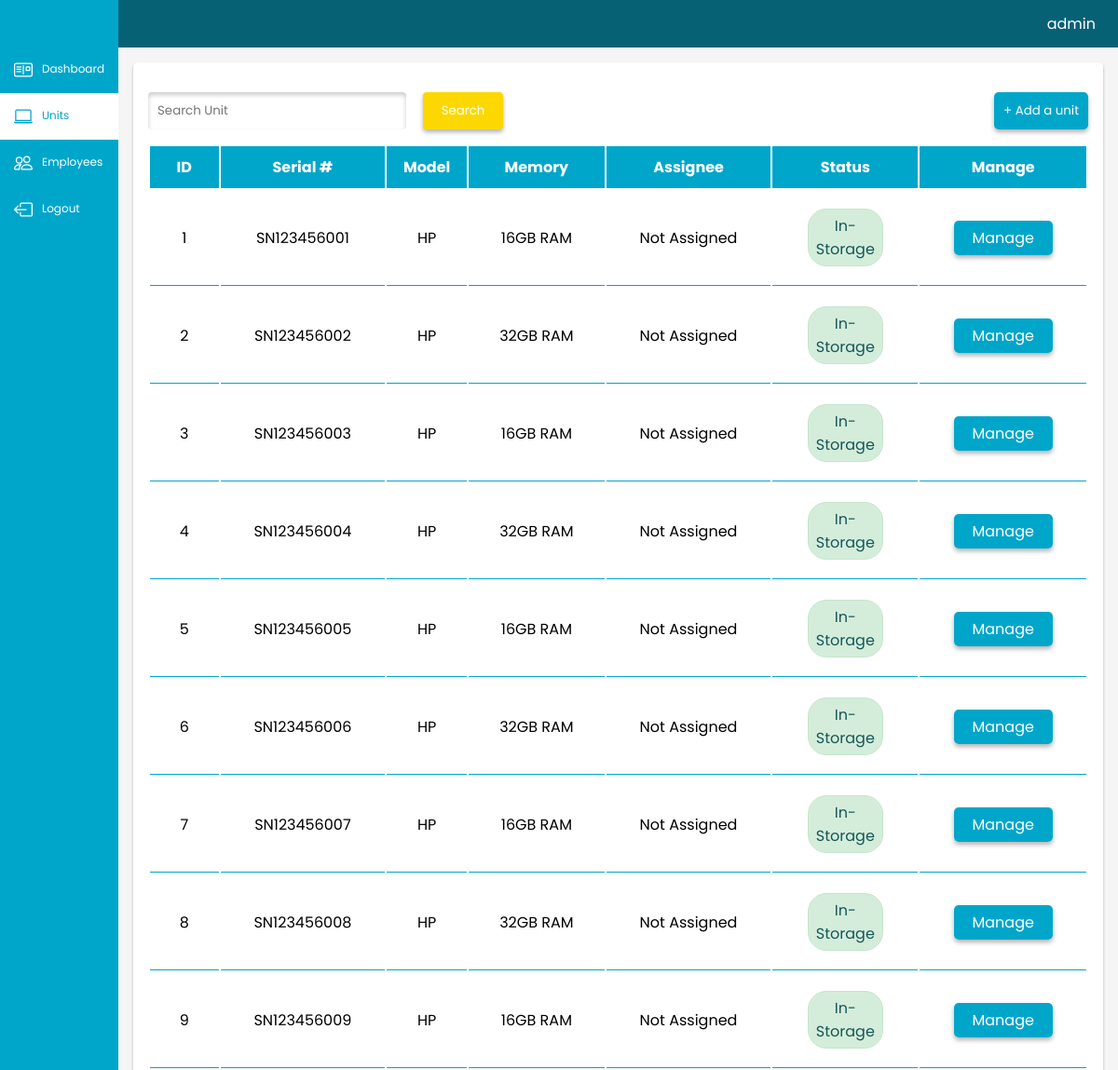
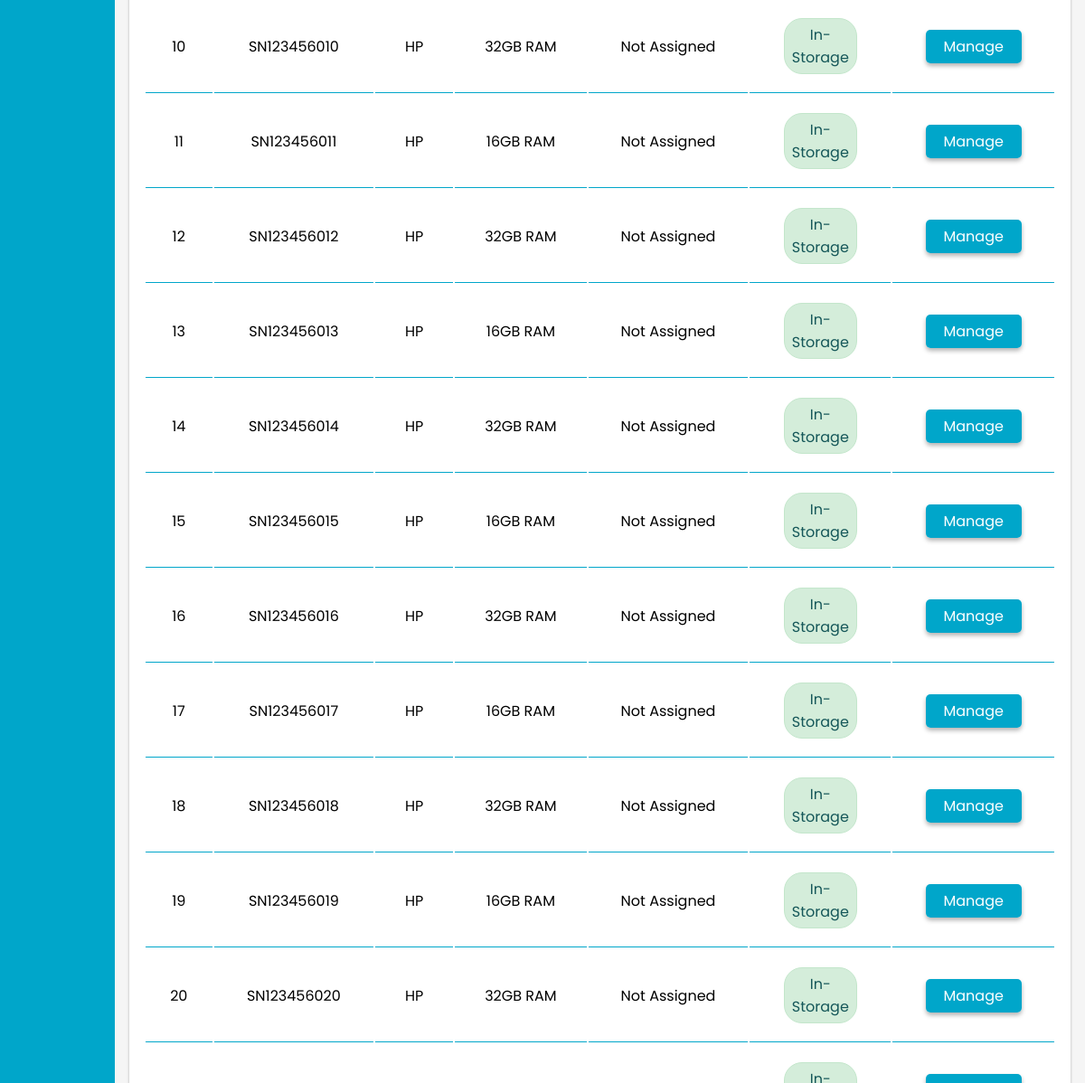
The app's page /view/units.php (signed in, upper part), older data (2 pictures, top to bottom).
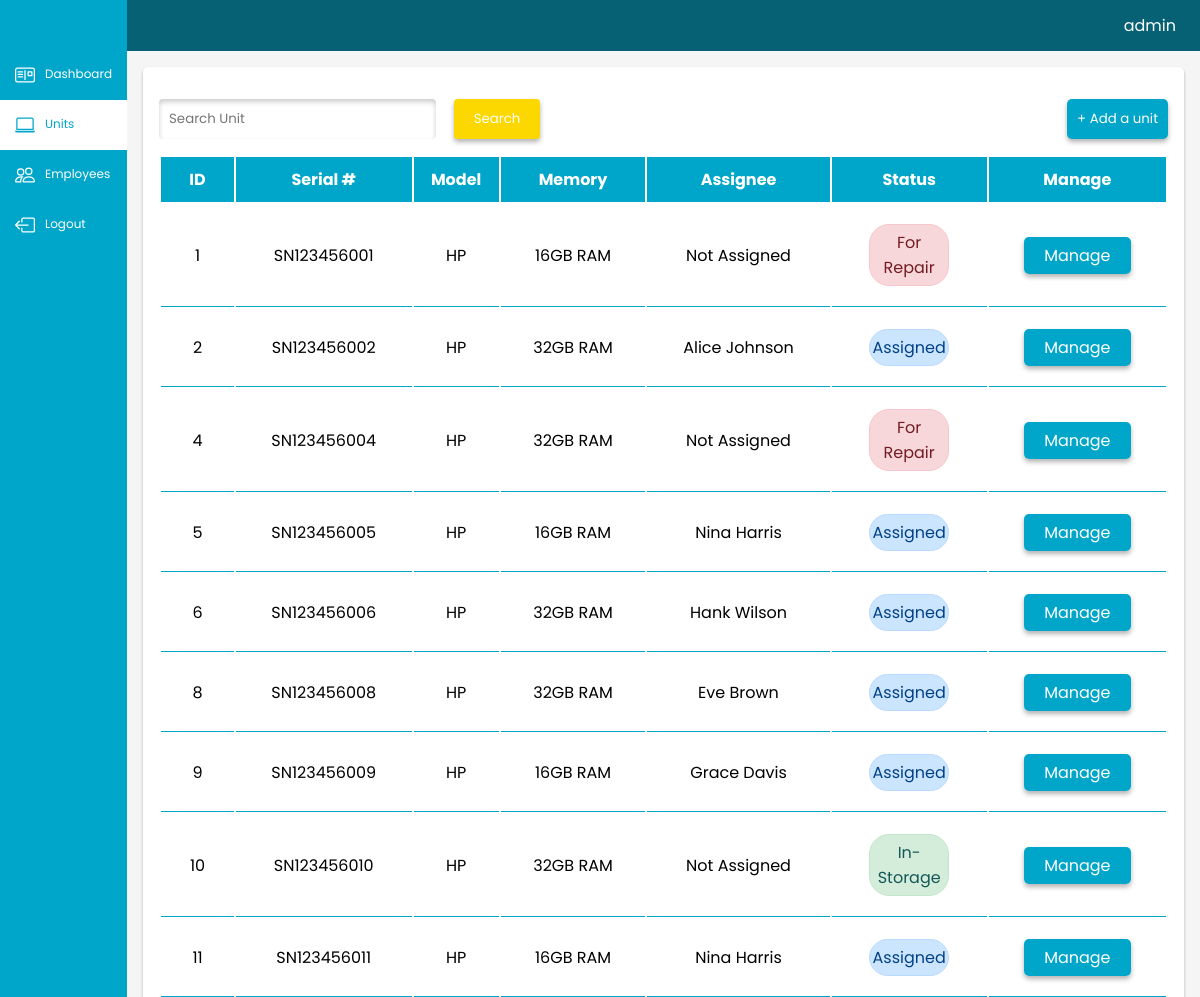
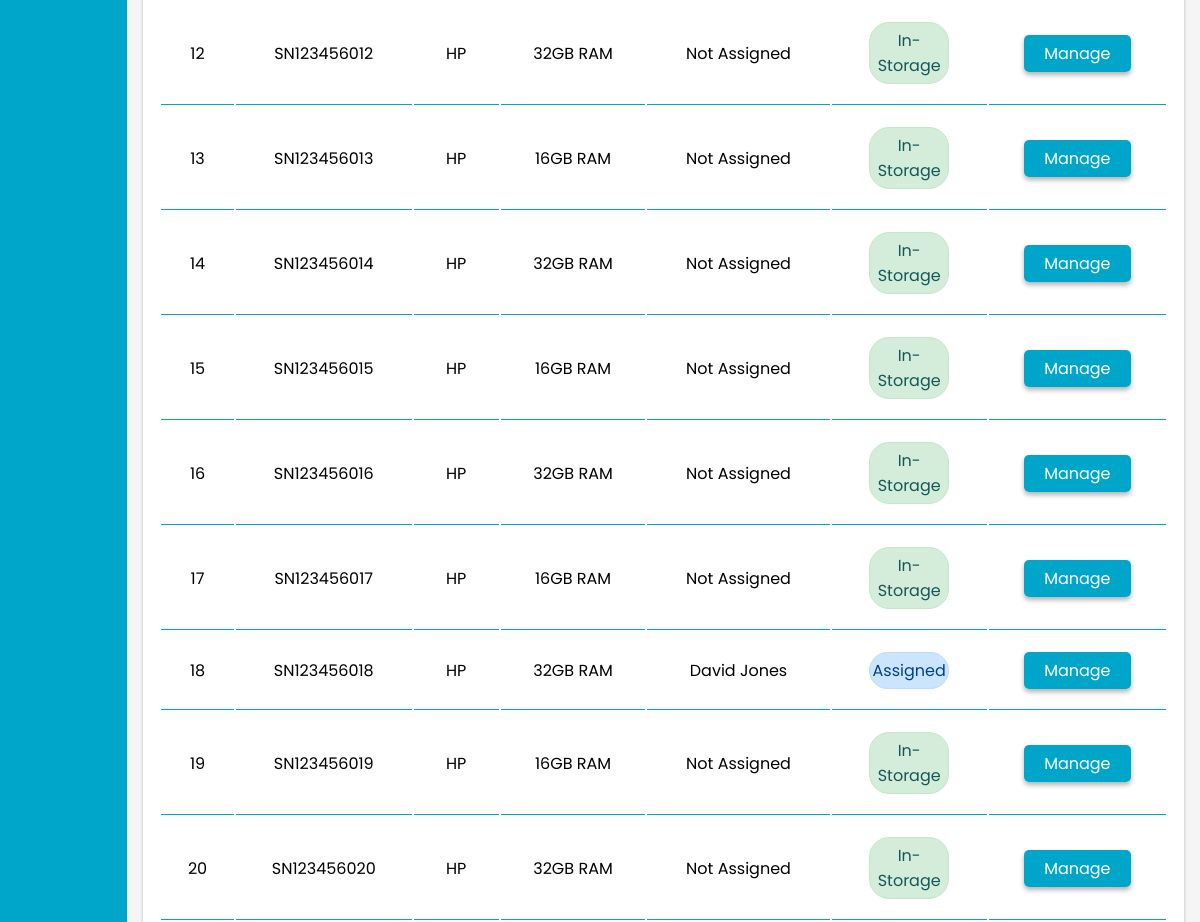
The same page, newer data (2 pictures, top to bottom).
### tables this page shows
CREATE TABLE `units` (
  `id` int(11) NOT NULL,
  `serial` text NOT NULL,
  `model` text NOT NULL,
  `memory` text NOT NULL,
  `status` text NOT NULL,
  `assignee` int(11) NOT NULL
);

CREATE TABLE `employees` (
  `id` int(11) NOT NULL,
  `name` varchar(32) NOT NULL,
  `department` varchar(32) NOT NULL
);

### controller/get_units.php (the view, shortened to what this page needs)
<?php
include 'connection.php';
$search = '';
if (isset($_GET['search'])) {
    $search = $mysqli->real_escape_string($_GET['search']);
    $sql = "
        SELECT u.id, u.serial, u.model, u.memory, u.assignee, u.status, e.name AS assignee_name
        FROM units u
        LEFT JOIN employees e ON u.assignee = e.id
        WHERE
        e.name LIKE '%$search%' OR
        u.id LIKE '%$search%' OR
        u.serial LIKE '%$search%' OR
        u.model LIKE '%$search%' OR
        u.memory LIKE '%$search%' OR
        u.assignee LIKE '%$search%' OR
        u.status LIKE '%$search%'
    ";
} else {
    $sql = "
        SELECT u.id, u.serial, u.model, u.memory, u.assignee, u.status, e.name AS assignee_name
        FROM units u
        LEFT JOIN employees e ON u.assignee = e.id
    ";
}
$result = $mysqli->query($sql);
?>
<!DOCTYPE html>
<html lang="en">
<head>
</head>
<body>
<div class="search-add">
    <div class="search">
        <form method="GET" action="">
            <input class="search-input" type="text" name="search" value="<?php echo htmlspecialchars($search); ?>" placeholder="Search Unit">
            <input class='search-btn' type="submit" value="Search">
        </form>
    </div>
    <div class="add">
        <button class="add-emp" id="emp_modal_btn">+ Add a unit</button>
    </div>
</div>
<div class="emp-table-container">
    <table class="emp-table">
        <tr class="header-background">
            <th>ID</th>
            <th>Serial #</th>
            <th>Model</th>
            <th>Memory</th>
            <th>Assignee</th>
            <th>Status</th>
            <th>Manage</th>
        </tr>
        <?php
        if ($result->num_rows > 0) {
            while($row = $result->fetch_assoc()) {
                echo "<tr class='emp-data'>";
                echo "<td>" . htmlspecialchars($row["id"]) . "</td>";
                echo "<td>" . htmlspecialchars($row["serial"]) . "</td>";
                echo "<td>" . htmlspecialchars($row["model"]) . "</td>";
                echo "<td>" . htmlspecialchars($row["memory"]) . "</td>";
                if($row["assignee"] == 0){
                    echo "<td> Not Assigned</td>";
                } else {
                    echo "<td>" . htmlspecialchars($row["assignee_name"]) . "</td>";
                }
                if($row["status"] === "for repair"){
                    echo "<td class='unit-status'><p class='for-repair'> For Repair </p></td>";
                } else if($row["status"] === "Assigned"){
                    echo "<td class='unit-status'><p class='assigned'> Assigned </p></td>";
                } else if($row["status"] === "in-storage"){
                    echo "<td class='unit-status'><p class='in-storage'> In-Storage </p></td>";
                }
                echo "<td> <a class='manage-btn' href='../view/unit.php?id=".$row['id']."'>Manage </a> </td>";
                echo "</tr>";
            }
        } else {
            echo "<tr><td colspan='7'>No results found</td></tr>";
        }
        ?>
    </table>
</div>
</body>
</html>

### view/units.php (shortened to what this page needs)
<?php
    $user = $_SESSION["user"];
?>
<!DOCTYPE html>
<html lang="en">
<head>
    <link rel="stylesheet" href="../styles/font.css">
    <link rel="stylesheet" href="../styles/index.css">
</head>
<body>
<div class="main">
    <div class="navigation">
        <div class="ul">
        <div class="li"> </div>
            <div class="li"><a  href="../index.php">
            Dashboard
</a> </div>
            <div class="li"><a  class="nav-active" href="units.php">
            <svg xmlns="http://www.w3.org/2000/svg" width="20" height="20"  fill="currentColor" class="bi bi-laptop" viewBox="0 0 16 16">
               <path d="M13.5 3a.5.5 0 0 1 .5.5V11H2V3.5a.5.5 0 0 1 .5-.5zm-11-1A1.5 1.5 0 0 0 1 3.5V12h14V3.5A1.5 1.5 0 0 0 13.5 2zM0 12.5h16a1.5 1.5 0 0 1-1.5 1.5h-13A1.5 1.5 0 0 1 0 12.5"/>
            </svg>
            Units
        </a></div>
            <div class="li"><a  href="employees.php">
            Employees</a></div>
            <div class="li"><a class="" href="../controller/logout_process.php">
                Logout
    </a> </div>
        </div>
    </div>
    <div class="content">
        <div class="container">
            <header>
                <p>  <?php echo $user->username; ?> </p>
            </header>
            <main class="employee-container">
            <?php include '../controller/get_units.php'; ?>
            </main>
        </div>
    </div>
</div>
</body>
</html>

### styles/index.css (style rules this page uses)
* { padding:0; margin:0; box-sizing: border-box; }
.main { display: flex; width: 100%; }
header { width: 100%; }

### view/units.php (style rules this page uses)
* { padding:0; margin:0; box-sizing: border-box; }
.main { display: flex; width: 100%; }
.navigation { height:100%; }
.navigation .ul { display: flex; flex-direction:column; min-height:100vh; height: 100%; background:#00A6CA; }
.navigation .ul .li a { padding:15px; display:flex; color:white; text-decoration:none; font-size:12px; }
.navigation .ul .li .nav-active { background:white; color:#00A6CA; }
.navigation .ul .li a svg { margin-right:10px; }
.content { width: 100%; background:#F5F5F5; }
header { background:#066175; text-align:right; padding:13px; padding-right:1.5em; }
header p { color:white; }
main { background:none; }
.employee-container { margin:1em; height: 88vh; background:white; padding:1em; box-shadow: 0 2px 3px rgb(0,0,0,0.3); border-radius: 5px; }
.emp-table-container { height: 90%; overflow: auto; }
.emp-table { width:100%; text-align:center; }
.emp-data td { border-bottom:1px solid #00A6CA; padding:20px; }
tr th { background:#00A6CA; color:white; padding:10px; }
.search-add { display:flex; width:100%; justify-content: space-between; margin:1em 0; }
.add .add-emp { padding:10px; border:none; background:none; background:#00A6CA; color:white; border-radius: 5px; box-shadow: 0 3px 5px rgb(0,0,0,0.3); }
.search-input { padding:10px; border:none; background:none; border-radius: 4px; box-shadow:inset 0 3px 5px rgb(0,0,0,0.2); margin-right:1em ; }
.search-btn { padding:10px 20px; border:none; background:#FCD800; border-radius: 4px; box-shadow: 0 3px 5px rgb(0,0,0,0.3); color:white; }
#emp_modal_btn, #overlay { cursor: pointer; }
.manage-btn { color:white; background:#00A6CA; padding:7px 20px; text-decoration: none; box-shadow: 0 3px 5px rgb(0,0,0,0.3); margin:2em 0; border-radius: 5px; }
.for-repair { background:#f8d7da; color:#721c24; width: 70%; text-align: center; margin: 0 auto; padding:5px 0; border-radius: 20px; border:1px solid #f5c6cb; }
.assigned { background:#cce5ff; color:#004085; width: 70%; text-align: center; margin: 0 auto; padding:5px 0; border-radius: 20px; border:1px solid #b8daff; }
.in-storage { background:#d4edda; color:#155759; width: 70%; text-align: center; margin: 0 auto; padding:5px 0; border-radius: 20px; border:1px solid #c3e6cb; }
.unit-status { text-align: center; }

Row changes from the older to the newer data that the page shows:
removed units: id "3", serial "SN123456003", model "HP", memory "16GB RAM", assignee "Not Assigned", status "In-Storage"
removed units: id "7", serial "SN123456007", model "HP", memory "16GB RAM", assignee "Not Assigned", status "In-Storage"
changed units "SN123456001": status "In-Storage" → "For Repair"
changed units "SN123456002": employees.name (not shown) → "Alice Johnson"; status "In-Storage" → "Assigned"; no longer shows "Not Assigned"
changed units "SN123456004": status "In-Storage" → "For Repair"
changed units "SN123456005": employees.name (not shown) → "Nina Harris"; status "In-Storage" → "Assigned"; no longer shows "Not Assigned"
changed units "SN123456006": employees.name (not shown) → "Hank Wilson"; status "In-Storage" → "Assigned"; no longer shows "Not Assigned"
changed units "SN123456008": employees.name (not shown) → "Eve Brown"; status "In-Storage" → "Assigned"; no longer shows "Not Assigned"
changed units "SN123456009": employees.name (not shown) → "Grace Davis"; status "In-Storage" → "Assigned"; no longer shows "Not Assigned"
changed units "SN123456011": employees.name (not shown) → "Nina Harris"; status "In-Storage" → "Assigned"; no longer shows "Not Assigned"
changed units "SN123456018": employees.name (not shown) → "David Jones"; status "In-Storage" → "Assigned"; no longer shows "Not Assigned"
